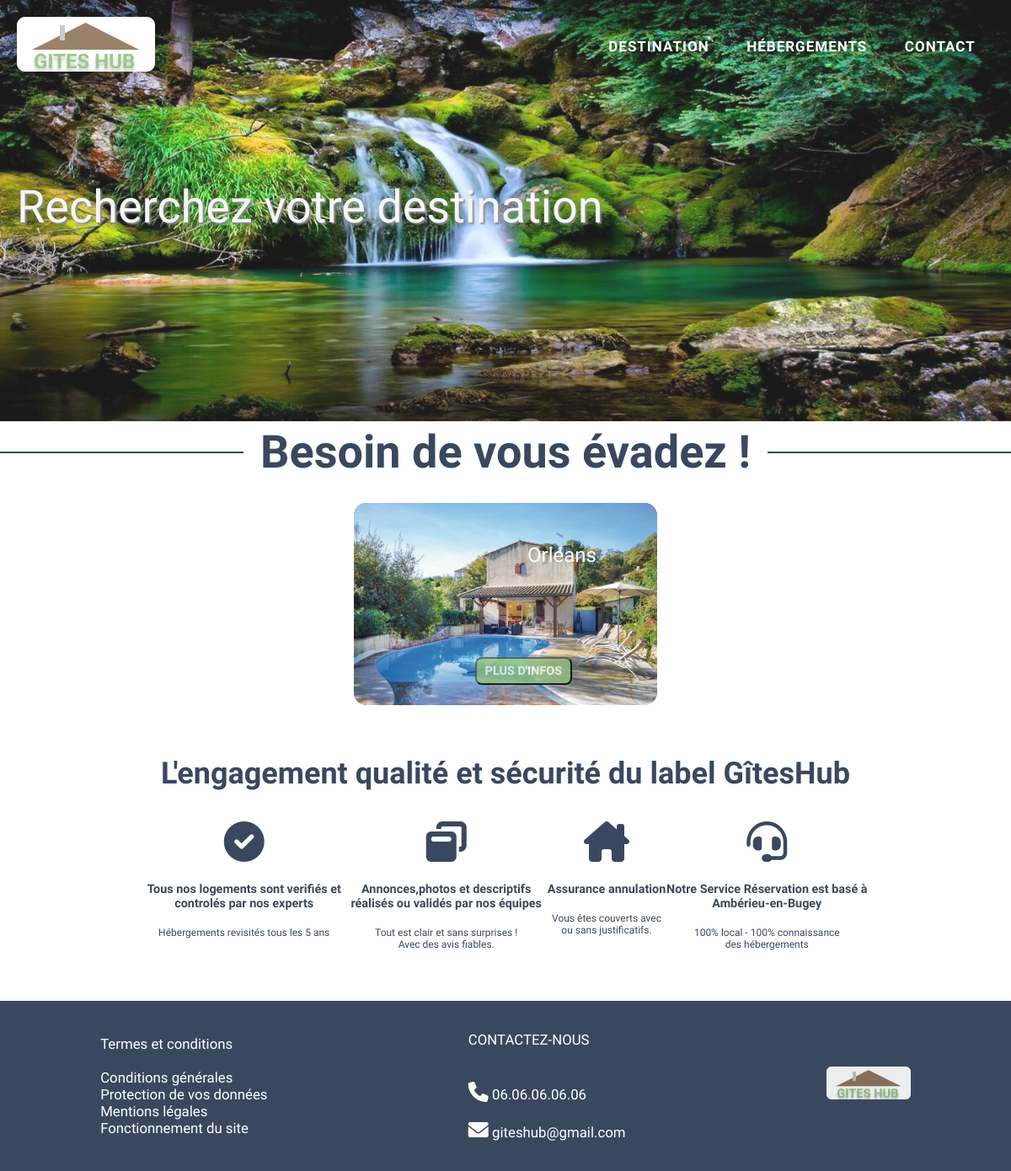
The page /categories/result.php?p=Orléans on the database its author committed.
### tables this page shows
CREATE TABLE IF NOT EXISTS `info_logement` (
  `id_logement` int(15) NOT NULL AUTO_INCREMENT,
  `ville` varchar(255) NOT NULL,
  `departement` varchar(255) NOT NULL,
  `adresse` varchar(255) NOT NULL,
  `description` text NOT NULL,
  `disponibilite` varchar(255) NOT NULL,
  `nb_couchage` varchar(255) NOT NULL,
  `nb_pieces` varchar(255) NOT NULL,
  `prix` varchar(255) NOT NULL,
  `type_logement` varchar(255) NOT NULL,
  `nom_logement` varchar(250) NOT NULL,
  `img` text NOT NULL,
  PRIMARY KEY (`id_logement`)
);

### class/gite.php (called while the page is built, shortened)
<?php
class Gite {
    private $_id_logement;
    private $_ville ;
    private $_img;
        private function hydrate(array $datas){
        foreach($datas as $key => $value){
        $method = 'set' . ucfirst($key);
        }
}
public function getId_logement(){
    return $this->_id_logement;
}
public function setId_logement($id_logement){
    $this->_id_logement = $id_logement;
}
public function getVille(){
    return $this->_ville;
}
public function setVille($ville){
    $this->_ville = $ville;
}
public function getImg(){
    return $this->_img;
}
public function setImg($img){
    $this->_img = $img;
}
}

### categories/result.php (the view, shortened to what this page needs)
<?php
include_once '../connect/connect.php';
    require_once '../class/gite.php';
    if(isset($_GET['p'] )){
        $recherche = $_GET['p'];
    }
    $req = $db->query("SELECT `ville` , img, id_logement FROM `info_logement`  WHERE `ville` LIKE '$recherche%'  ");
    $datas = [];
    while($data =  $req->fetch(PDO::FETCH_ASSOC)){
        $datas[] = new Gite($data);
    }
?>
<!DOCTYPE html>
<html lang="en">
<head>
    <link rel="stylesheet" href="../templates/css/style.css">
    <link rel="stylesheet" href="https://cdnjs.cloudflare.com/ajax/libs/font-awesome/6.0.0/css/all.min.css" />
</head>
<body>
  <div class="scroll-container">
<header class="main-header">
    <div class="en-tete">
      <figure>
      <a href="../index.php"><img src="../templates\images\logoGITESHUB.png"></a>
      </figure>
      <nav id="main-menu">
        <ul>
          <li ><a href="../index.php">Destination</a></li>
          <li><a href="../user\list-gite.php">Hébergements</a></li>
          <li><a href="#contact">Contact</a></li>
        </ul>
      </nav>
    </div>
    <h1 class="titre">Recherchez votre destination</h1>
</header>
   <main>
        <div class="ligne-horizontale">
            <h2 class="title">Besoin de vous évadez !</h2>
        </div>
    <section id="hebergement2">
    <?php foreach($datas as $gite){ ?>
        <article class="gite">
            <div class="img-gite">
            <img src='../templates/images/<?= $gite->getImg() ?>' width="100%" alt="">
            </div>
            <div class="content-gite"><?= $gite->getVille()?></div>
            <button class="btn-info"><a href="../page3.php?id=<?= $gite->getId_logement() ?>">Plus d'infos</a></button>
        </article>
    <?php } ?>
    <div class="ligne-horizontale">
    <h2 class="title_h2">L'engagement qualité et sécurité du label GîtesHub</h2>
  </div>
  <div class="wrapper_qual">
    <div class="wrapper_info">
    <i class="fa-solid fa-circle-check"></i>
    <h5>Tous nos logements sont verifiés et controlés par nos experts</h5> <br>
    <p>Hébergements revisités tous les 5 ans</p>
    </div>
    <div class="wrapper_info">
    <i class="fa-solid fa-window-restore"></i>
    <h5>Annonces,photos et descriptifs réalisés ou validés par nos équipes</h5> <br>
    <p>Tout est clair et sans surprises ! <br> Avec des avis fiables. </p>
    </div>
    <div class="wrapper_info">
    <i class="fa-solid fa-house-chimney"></i>
    <h5>Assurance annulation </h5> <br>
    <p>Vous êtes couverts avec <br> ou sans justificatifs.</p>
    </div>
    <div class="wrapper_info">
    <i class="fa-solid fa-headset"></i>
    <h5>Notre Service Réservation est basé à Ambérieu-en-Bugey</h5> <br>
    <p>100% local - 100% connaissance <br> des hébergements</p>
    </div>
  </div>
  </main>
<footer>
    <div class="contact">
        <p>Termes et conditions</p><br>
        <p>Conditions générales <br> Protection de vos données<br>Mentions légales<br>Fonctionnement du site</p>
    </div>
    <div id="contact">
        <p>CONTACTEZ-NOUS</p> <br><br>
        <div><i class="fa-solid fa-phone"></i>  06.06.06.06.06</div> <br>
        <div><i class="fa-solid fa-envelope"></i> giteshub@gmail.com</div>
    </div>
    <figure>
        <a href="../index.php"><img class="img-footer" src="../templates/images\logoGITESHUB.png"></a>
    </figure>
</footer>
</body>
</html>

### templates/css/style.css (style rules this page uses)
* { margin: 0; padding: 0; font-family: 'Oxygen'; box-sizing: border-box; }
html { scroll-behavior: smooth; }
.main-header { background: url('../images/newbg.jpg') center center/cover; opacity: 90%; height: 500px; }
.en-tete { display: flex; justify-content: space-between; padding: 20px 0 0 20px; }
.main-header > .en-tete > #main-menu { width: 500px; padding-right: 20px; }
#main-menu ul { display: flex; list-style-type: none; flex-wrap: wrap; justify-content: space-between; }
#main-menu > ul > li { margin: 0 auto; }
#main-menu > ul > li > a { font-size: 17px; letter-spacing: 1px; font-weight: 600; color:white; text-decoration: none; font-style: normal; text-transform: uppercase; line-height: 70px; padding: 0 10px; }
.titre { color: whitesmoke; margin-left: 20px; padding-top: 120px; text-shadow: 2px 2px 2px gray; font-weight: 400; font-size: 4.5vw; }
.wrapper_qual { display: flex; justify-content: space-around; }
.wrapper_info { text-align: center; }
.wrapper_info > i { font-size: 4vw; color: #3a485f; margin-bottom: 2vw; }
.wrapper_info > h5 { font-size: 1.2vw; max-width: 20vw; color: #3a485f; text-align: center; }
.wrapper_info > p { color: #3a485f; font-size: 1vw; }
.title { display: block; color: #3a485f ; font-size: 4.5vw; text-align: center; margin: 5px 20px; }
.title_h2 { display: block; color: #3a485f ; font-size: 3vw; margin: 3vw 1vw; text-align: center; }
.ligne-horizontale { display: flex; flex-direction: row; }
.ligne-horizontale:before, .ligne-horizontale:after { content: ""; flex: 2 2; border-bottom: 2px solid #3a485f; margin: auto; }
#hebergement2 { display: flex; flex-wrap: wrap; justify-content: space-around; }
.gite { width: 30%; margin: 2% 0; position: relative; object-fit: cover; }
.content-gite { position: absolute; top: 20%; right: 20%; color: floralwhite; font-size: 2vw; text-transform: capitalize; }
.img-gite { height: 20vw; background-color: rgba(115, 81, 49, 0.8); border-radius: 15px; }
.img-gite > img { width: 100%; height: 100%; border-radius: 15px; }
.gite > .btn-info { background-color: rgba(147, 193, 125, 1); opacity: 80%; color: #3a485f; font-size: 1.2vw; padding: .5vw .8vw ; border-radius: 8px; text-transform: uppercase; font-weight: bolder; position: absolute; left: 40%; bottom: 10%; }
.btn-info > a { text-decoration: none; color: #fff; }
footer { display:flex; height: 20%; background-color: #3a485f; justify-content: space-around; align-items: center; width: 100%; margin-top: 5vw; }
footer > figure { opacity: 90%; }
footer > .contact, #contact, h6 { color: white; font-size: 1.4vw; padding: 3% 0; }
.img-footer { width: 100px; }
.fa-solid { font-size: 2vw; }

### rows shown on the page
info_logement: img (picture), ville "Orléans"
